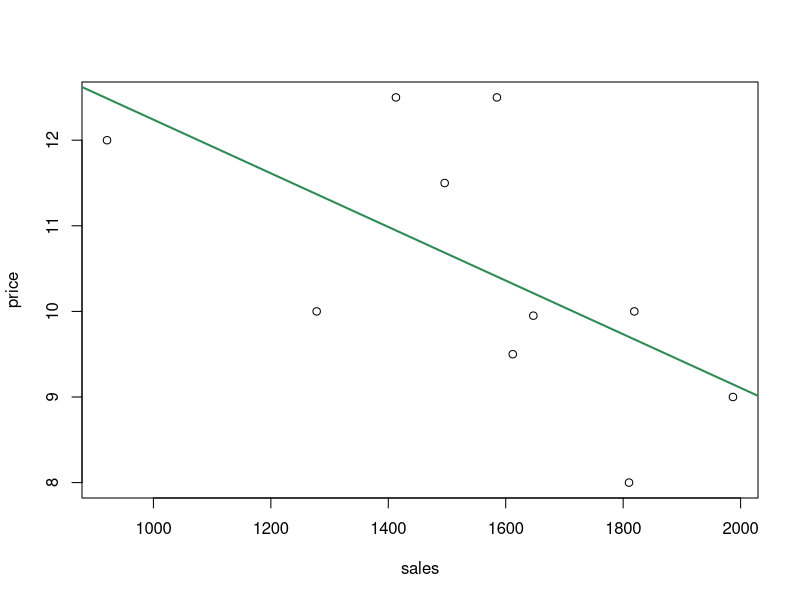
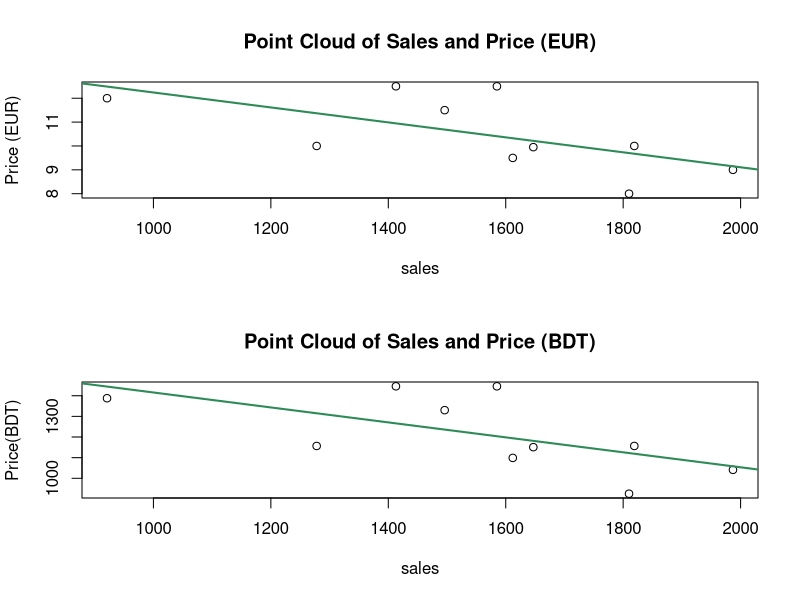

Generate these figures, in order, with R: (Note: this script raises an error after producing the figures.)
#################################################################################################
#   Regression (Exercise-02)                                                                    #
#   Date: 13th May 2023                                                                         #
#################################################################################################


# Preparations
rm(list = ls(all.names = TRUE))


# Exercise 1

sales <- c(1585, 1819, 1647, 1496, 921, 1278, 1810, 1987, 1612, 1413)
price <- c(12.50, 10.00, 9.95, 11.50, 12.00, 10.00, 8.00, 9.00, 9.50, 12.50)

# making data frame
df <- data.frame(sales, price)

# print summary
str(df)

# Solution (a):
plot(df)

# Relation between sales and price: The cheaper the price the sales increase. So, the correlation
# coefficient would be negative in sign.

# Solution (b):
lr_model <- lm(df$price ~ df$sales)

summary(lr_model)$coefficient

# b0_hat (intercept) = 15.373424692
# b1_hat (slope) =  -0.003133623

abline(lr_model, col='seagreen', lwd = 2)


# Solution (c):
r_xy <- cor(df$sales, df$price); r_xy # -0.6172626

b1_hat <- -0.003133623

sx <- sd(df$sales); sx
sy <- sd(df$price); sy

new_data <- b1_hat * (sx / sy); new_data # -0.6172626

# Solution (d):

sales_13 <- (13 - 15.373424692) / b1_hat; sales_13



# Solution (e):

# I used Bangladeshi Taka
# Where 1 EUR = 115.662 BDT
price_bdt <- c(12.50, 10.00, 9.95, 11.50, 12.00, 10.00, 8.00, 9.00, 9.50, 12.50) * 115.662
price_bdt

# change layout for drawing multiple plot
par(mfrow = c(2, 1))

# draw original figure
plot(df, main = 'Point Cloud of Sales and Price (EUR)', ylab = 'Price (EUR)')
abline(lr_model, col='seagreen', lwd = 2)


# draw with converted price
df_bdt <- data.frame(sales, price_bdt)
plot(df_bdt, main = 'Point Cloud of Sales and Price (BDT)', ylab = 'Price(BDT)')

# model with converted data
lr_model_bdt <- lm(df_bdt$price_bdt ~ df_bdt$sales)
abline(lr_model_bdt, col='seagreen', lwd = 2)

rxy_bdt <- cor(df_bdt$sales, df_bdt$price_bdt); rxy_bdt     # -0.6172626
r2_bdt <- summary(lr_model_bdt)$r.squared; r2_bdt           # 0.3810132

r2_original <- summary(lr_model)$r.squared; r2_original     # 0.3810132 

#################################################################################################

# Exercise 2

# reset the plotting window again
par(mfrow = c(1, 1))

# Solution (a):

simple.lm <- function(x, y){
  # mean of x
  mx <- mean(x)
  
  #mean of y
  my <- mean(y)
  
  # variance of x, and y
  sx2 <- var(x)
  sy2 <- var(y)
  
  # Co-variance calculation
  sxy <- cov(x, y)
  
  # regression coefficient calculation
  b1_hat  <- sxy / sx2
  b0_hat <- my - (mx * b1_hat)
  
  return ( list(b0_hat = b0_hat, b1_hat = b1_hat))
}

# Solution (b):

# read the file
rent <- read.csv('Dataset/MunichRent2003.csv')

# view data frame
View(rent)

# attached columns
attach(rent)

# get the regression coefficient 
reg_coeff <- simple.lm(x = living.space, y = netrent)

# print the value of the coefficient
str(reg_coeff)

# plot the point cloud
plot(netrent ~ living.space)

# draw the regression line
abline(reg_coeff$b0_hat, reg_coeff$b1_hat, col = 'seagreen', lwd=3)


# Solution (c):

R2 <- function(x, y, b0, b1){
  y_hat <- b0 + (b1 * x)
  
  sy_hat2 <- var(y_hat)
  
  sy2 <- var(y)
  
  #return(y_hat)
  return(sy_hat2 / sy2)
}

# Solution (d):

# my function output
calculated_r2 <- R2(living.space, netrent, reg_coeff$b0_hat, reg_coeff$b1_hat); calculated_r2

# linear modeling
ll_reg <- lm(netrent ~ living.space)
summary(ll_reg)$r.squared



#################################################################################################

# Exercise 3

# Solution (a):

# value of c vector

# initialize c
C <- c(2, 3, 1, 5, 7)

# initialize X
X <- seq(-5, 5, by=0.1); X

# the poly_eval function calculate all the respective value of each X value
poly_eval <- function(X, C){
  
  # init Y with empty vector
  Y <- c()
  
  # iterate over all X
  for (x in X){
    
    # set y, and i=0
    y <- 0
    i <- 0
    
    # iterate for all value of C
    for (c in C) {
      
      # calculate the polynomial term
      y <- y + (c * (x ^ i))
      
      i <- i  + 1
    }
    
    Y <- append(Y, y)
  }
  
  
  return(Y)
}

Y <- poly_eval(X, C)


# Solution (b):

ll <- as.integer(readline('Enter lower limit: '))
up <- as.integer(readline('Enter upper limit: '))

X = seq(ll, up, by=0.1)

Y <- poly_eval(X, C); Y

# Solution (c):
plot(X, Y)

plot_fun <- function(X, Y){
  color <- readline('Enter color: ')
  line_style <- as.integer(readline('Enter line style: '))
  titles <- readline('Enter title of the graph: ')
  
  plot(X, Y, col = color, main = titles, lty = line_style)
  
}


# lty = 0: Blank line
# lty = 1: Solid line (default)
# lty = 2: Dashed line
# lty = 3: Dotted line
# lty = 4: Dot-dashed line
# lty = 5: Long-dashed line
# lty = 6: Two alternating dashes and dots

plot_fun(X, Y)








#################################################################################################

# Exercise 4

# set sample size
n <- 100

# init X
X_calculation <- function(n){
  return(rnorm(n, mean = 0, sd = 1))
}

X <- X_calculation(n); X

# init error term
sigma2 <- 0.49

error_calculation <- function(n, sigma2){
  return(rnorm(n, mean = 0, sd = sqrt(sigma2)))
}

e <- error_calculation(n, sigma2); e

# chose b0 and b1
b0 <- 10
b1 <- 0.8

# calculate value of Y
Y_calculation <- function(b0, b1, X, e){
  return(b0 + (b1 * X) + e)
}

# Solution (a):

reg_func <- function(X, b0, b1, e){
  
  Y <- Y_calculation(b0, b1, X, e)
  
  # draw X, Y in point cloud
  plot(Y ~ X, main='Point cloud of X and Y')
  
  # linear regression model
  ll_model <- lm(Y ~ X)
  
  
  coef <- ll_model$coefficients
  print(coef)
  
  abline(ll_model, col='seagreen', lwd = 3)
  abline(b0, b1, col='darkorange2', lwd=3)
  
  legend("topleft", legend = c("Estimated", "True"), col = c("seagreen", "darkorange2"), 
         lty = 1, lwd=2)
}

reg_func(X, b0, b1, e)


# Solution (b):

tuning_n_and_sigma <- function(n, sigma2, b0, b1){
  X <- X_calculation(n)
  e <- error_calculation(n, sigma2)
  
  reg_func(X, b0, b1, e)
}

tuning_n_and_sigma(n = 100, sigma2 = 0.49, b0, b1)
tuning_n_and_sigma(n = 50, sigma2 = 0.25, b0, b1)
tuning_n_and_sigma(n = 10, sigma2 = 0.64, b0, b1)
tuning_n_and_sigma(n = 1000, sigma2 = 0.64, b0, b1)


# Solution (c):

tuning_n_and_sigma(n = 50, sigma2 = 0.25, b0, b1)
tuning_n_and_sigma(n = 50, sigma2 = 0.25, b0, b1)

# we can set a set for before calculating X

# init X
X_calculation <- function(n){
  set.seed(123)
  return(rnorm(n, mean = 0, sd = 1))
}

tuning_n_and_sigma(n = 50, sigma2 = 0.25, b0, b1)
tuning_n_and_sigma(n = 50, sigma2 = 0.25, b0, b1)


# update reg_function to save X, and Y

reg_func <- function(X, b0, b1, e){
  # get value of Y
  Y <- Y_calculation(b0, b1, X, e)
  
  # make data frame
  df <- data.frame(X, Y)
  
  write.csv(df, file = "Dataset/new_data.csv", row.names = FALSE)
  
  # draw X, Y in point cloud
  plot(Y ~ X, main='Point cloud of X and Y')
  
  # linear regression model
  ll_model <- lm(Y ~ X)
  
  
  coef <- ll_model$coefficients
  print(coef)
  
  abline(ll_model, col='seagreen', lwd = 3)
  abline(b0, b1, col='darkorange2', lwd=3)
  
  legend("topleft", legend = c("Estimated", "True"), col = c("seagreen", "darkorange2"), 
         lty = 1, lwd=2)
}

tuning_n_and_sigma(n = 50, sigma2 = 0.25, b0, b1)
tuning_n_and_sigma(n = 50, sigma2 = 0.25, b0, b1)
 